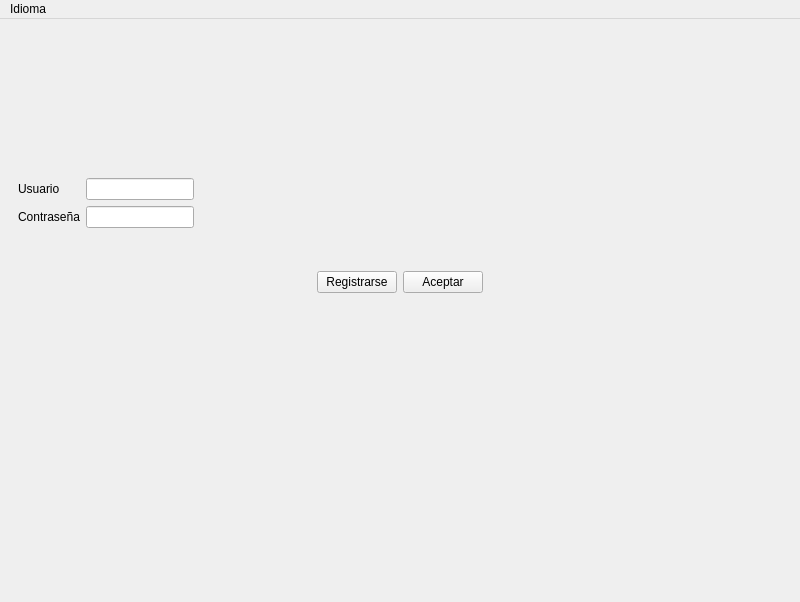
<?xml version="1.0" encoding="UTF-8"?>
<ui version="4.0">
 <class>fLogin</class>
 <widget class="QMainWindow" name="fLogin">
  <property name="geometry">
   <rect>
    <x>0</x>
    <y>0</y>
    <width>800</width>
    <height>602</height>
   </rect>
  </property>
  <property name="windowTitle">
   <string>Inicio de sesión</string>
  </property>
  <widget class="QWidget" name="centralwidget">
   <layout class="QVBoxLayout" name="verticalLayout">
    <item>
     <widget class="QWidget" name="widgetFields" native="true">
      <layout class="QFormLayout" name="formLayout">
       <property name="fieldGrowthPolicy">
        <enum>QFormLayout::FieldsStayAtSizeHint</enum>
       </property>
       <property name="topMargin">
        <number>150</number>
       </property>
       <item row="0" column="0">
        <widget class="QLabel" name="lbUsername">
         <property name="text">
          <string>Usuario</string>
         </property>
        </widget>
       </item>
       <item row="0" column="1">
        <widget class="QLineEdit" name="lfUsername"/>
       </item>
       <item row="1" column="0">
        <widget class="QLabel" name="lbPassword">
         <property name="text">
          <string>Contraseña</string>
         </property>
        </widget>
       </item>
       <item row="1" column="1">
        <widget class="QLineEdit" name="lfPassword"/>
       </item>
      </layout>
     </widget>
    </item>
    <item>
     <widget class="QWidget" name="widgetButtons" native="true">
      <layout class="QHBoxLayout" name="horizontalLayout">
       <property name="bottomMargin">
        <number>300</number>
       </property>
       <item>
        <spacer name="horizontalSpacer_2">
         <property name="orientation">
          <enum>Qt::Horizontal</enum>
         </property>
         <property name="sizeHint" stdset="0">
          <size>
           <width>40</width>
           <height>20</height>
          </size>
         </property>
        </spacer>
       </item>
       <item>
        <widget class="QPushButton" name="btSignUp">
         <property name="text">
          <string>Registrarse</string>
         </property>
        </widget>
       </item>
       <item>
        <widget class="QPushButton" name="btLogIn">
         <property name="text">
          <string>Aceptar</string>
         </property>
        </widget>
       </item>
       <item>
        <spacer name="horizontalSpacer">
         <property name="orientation">
          <enum>Qt::Horizontal</enum>
         </property>
         <property name="sizeHint" stdset="0">
          <size>
           <width>40</width>
           <height>20</height>
          </size>
         </property>
        </spacer>
       </item>
      </layout>
      <zorder>btLogIn</zorder>
      <zorder>btSignUp</zorder>
      <zorder>horizontalSpacer</zorder>
      <zorder>horizontalSpacer_2</zorder>
     </widget>
    </item>
   </layout>
  </widget>
  <widget class="QMenuBar" name="menubar">
   <property name="geometry">
    <rect>
     <x>0</x>
     <y>0</y>
     <width>800</width>
     <height>22</height>
    </rect>
   </property>
   <widget class="QMenu" name="menuLanguage">
    <property name="title">
     <string>Idioma</string>
    </property>
    <addaction name="actionESP"/>
    <addaction name="actionCAT"/>
    <addaction name="actionENG"/>
    <addaction name="actionCHI"/>
   </widget>
   <addaction name="menuLanguage"/>
  </widget>
  <action name="actionESP">
   <property name="checkable">
    <bool>true</bool>
   </property>
   <property name="checked">
    <bool>true</bool>
   </property>
   <property name="text">
    <string>Castellano</string>
   </property>
  </action>
  <action name="actionCAT">
   <property name="text">
    <string>Catalán</string>
   </property>
  </action>
  <action name="actionENG">
   <property name="text">
    <string>Inglés</string>
   </property>
  </action>
  <action name="actionCHI">
   <property name="text">
    <string>Chicken</string>
   </property>
  </action>
 </widget>
 <resources/>
 <connections/>
</ui>
